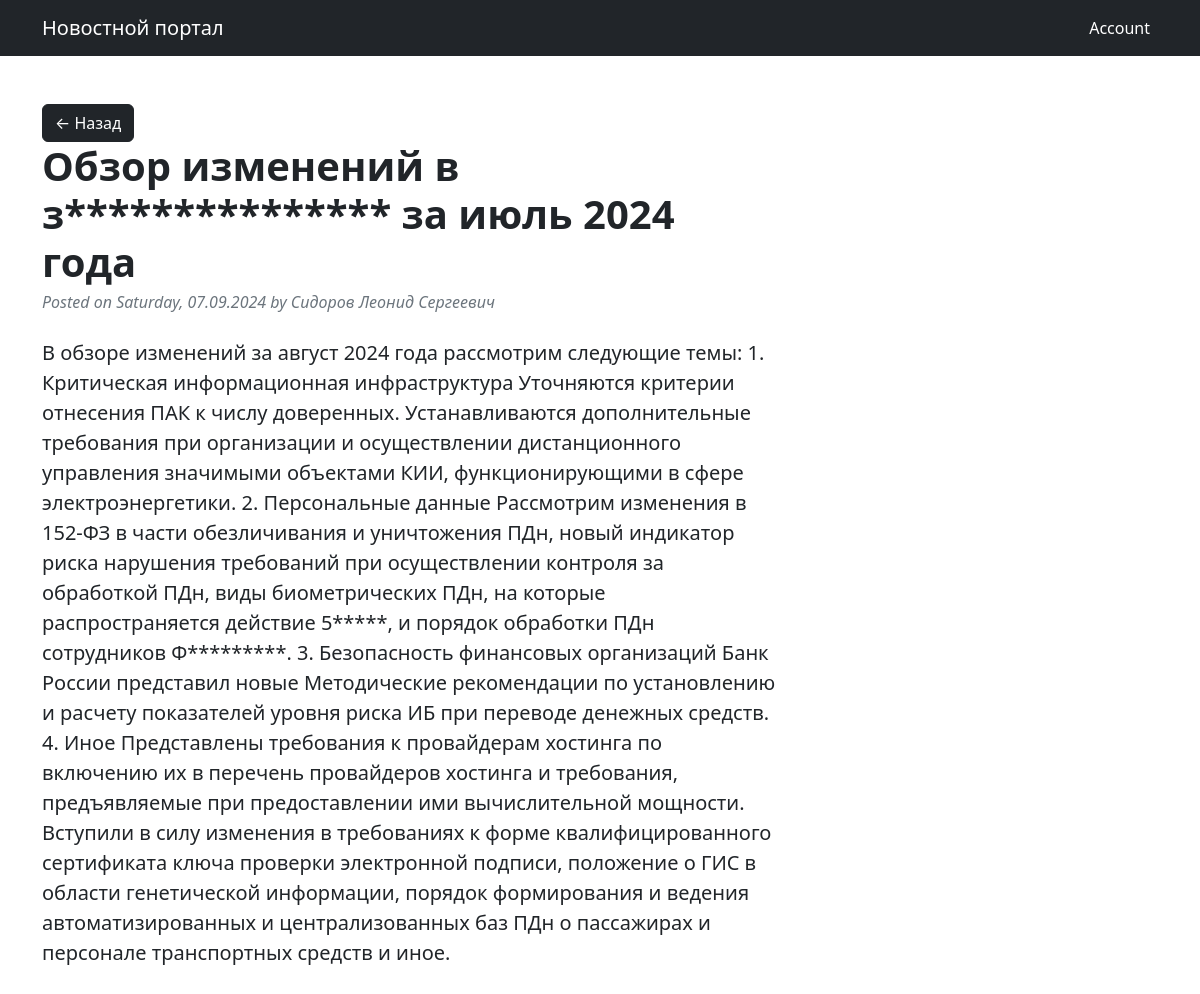
/7, run on the app's committed database.
### news/models.py (models this page shows, shortened)
class Post(models.Model):
    paper = 'Paper'
    news = 'News'
    TYPE_POST = [
        (paper, 'Статья'),
        (news, 'Новость')
    ]
    title = models.CharField(max_length=150)  # Наименование статьи (заголовок)
    publishing_date = models.DateTimeField(auto_now_add=True)  # Дата и время создания
    text = models.TextField()  # Текст статьи
    category = models.ManyToManyField(Category, through='PostCategory')  # На какую тему статья
    author = models.ForeignKey(Author, on_delete=models.CASCADE)  # связь между «Автором» и «Статьей».
    rating = models.FloatField(default=0)  # Популярность статьи (рейтинг)

### account/models.py (models this page shows, shortened)
class Author(models.Model):
    full_name = models.CharField(max_length=255)
    age = models.IntegerField(null=True, blank=True)
    email = models.CharField(max_length=255, blank=True)
    rating = models.FloatField(default=0)  # Рейтинг автора
    user = models.OneToOneField(User, on_delete=models.CASCADE)

### news/views.py (the view)
# urls.py: path('<int:pk>', PostDetail.as_view(), name='post_detail'),
class PostDetail(DetailView):
    model = Post
    template_name = 'one_news.html'
    context_object_name = 'post'

### news/templatetags/custom_filters.py (called while the page is built)
@register.filter()
def censor(text):
    for word in WORDS['words']:
        text = re.sub(f'\\b{word}\\b', f"{word[0]}{word[1:].__len__() * '*'}", text, flags=re.I)
    return text

### news/templates/one_news.html (shortened to what this page needs)
{% extends 'default.html' %}
{% load custom_filters %}
{% block content %}
    <div class="col-lg-8">
        {% if post %}
            <a class="btn btn-primary" href="/news">← Назад</a>
            <article>
                <header class="mb-4">
                    <h1 class="fw-bolder mb-1">{{ post.title|censor }}</h1>
                    <div class="text-muted fst-italic mb-2">Posted on {{ post.publishing_date|date:'l, d.m.Y' }} by {{ post.author.full_name }}</div>
                </header>
                <section class="mb-5">
                    <p class="fs-5 mb-4">{{ post.text|censor }}</p>
                </section>
            </article>
        {% else %}
           <h2 class="card-title h4">Публикация с таким номером не найдена!</h2>
        {% endif %}
    </div>
{% endblock content %}

### data on the page
Post: title|censor "Обзор изменений в з*************** за июль 2024 года", publishing_date "Saturday, 07.09.2024", author.full_name "Сидоров Леонид Сергеевич", text|censor "В обзоре изменений за август 2024 года рассмотрим следующие темы: 1. Критическая информационная инфраструктура Уточняются критерии отнесения ПАК к числу доверенных. Устанавливаются дополнительные требования при организации и осуществлении дистанционного управления значимыми объектами КИИ, функционирующими в сфере электроэнергетики. 2. Персональные данные Рассмотрим изменения в 152-ФЗ в части обезличивания и уничтожения ПДн, новый индикатор риска нарушения требований при осуществлении контроля за обработкой ПДн, виды биометрических ПДн, на которые распространяется действие 5*****, и порядок обработки ПДн сотрудников Ф*********. 3. Безопасность финансовых организаций Банк России представил…"
